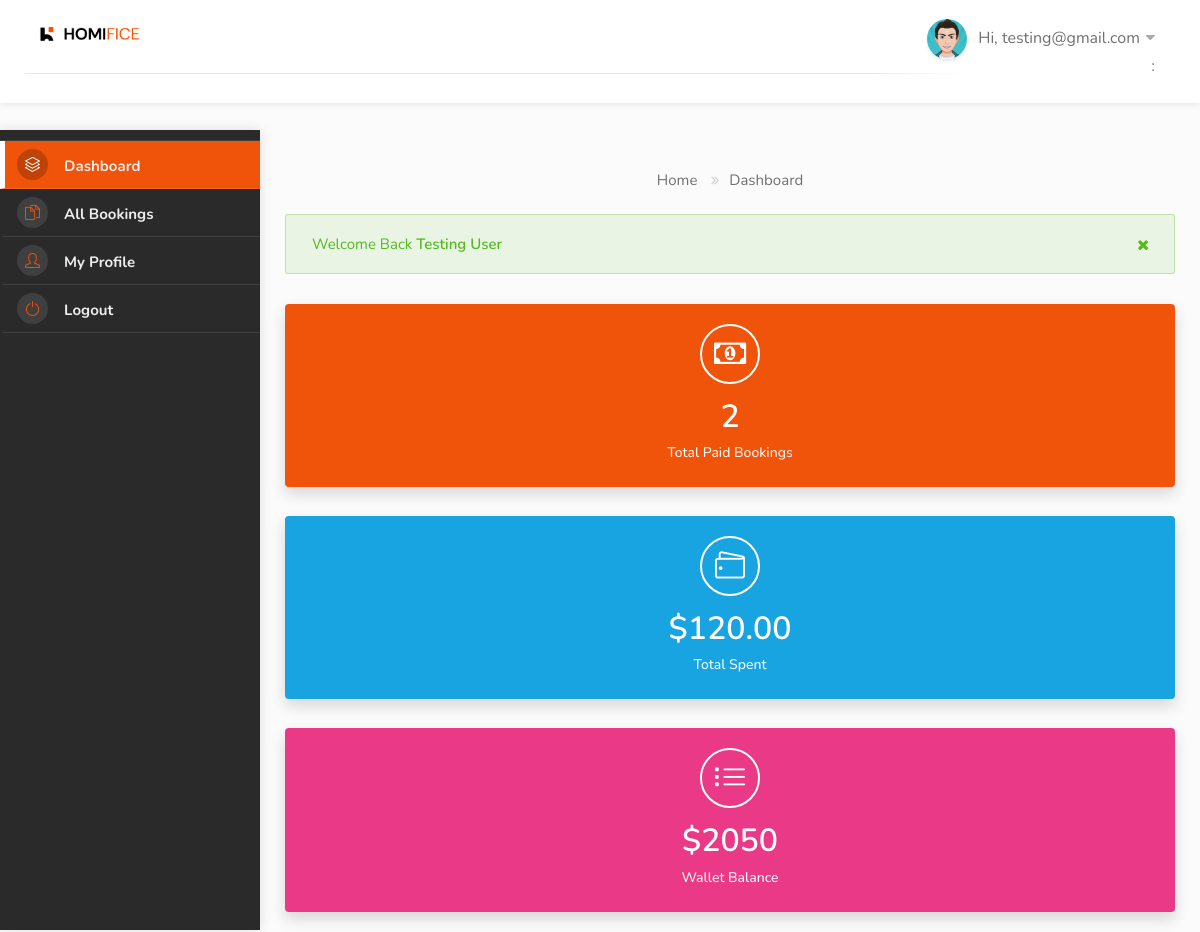
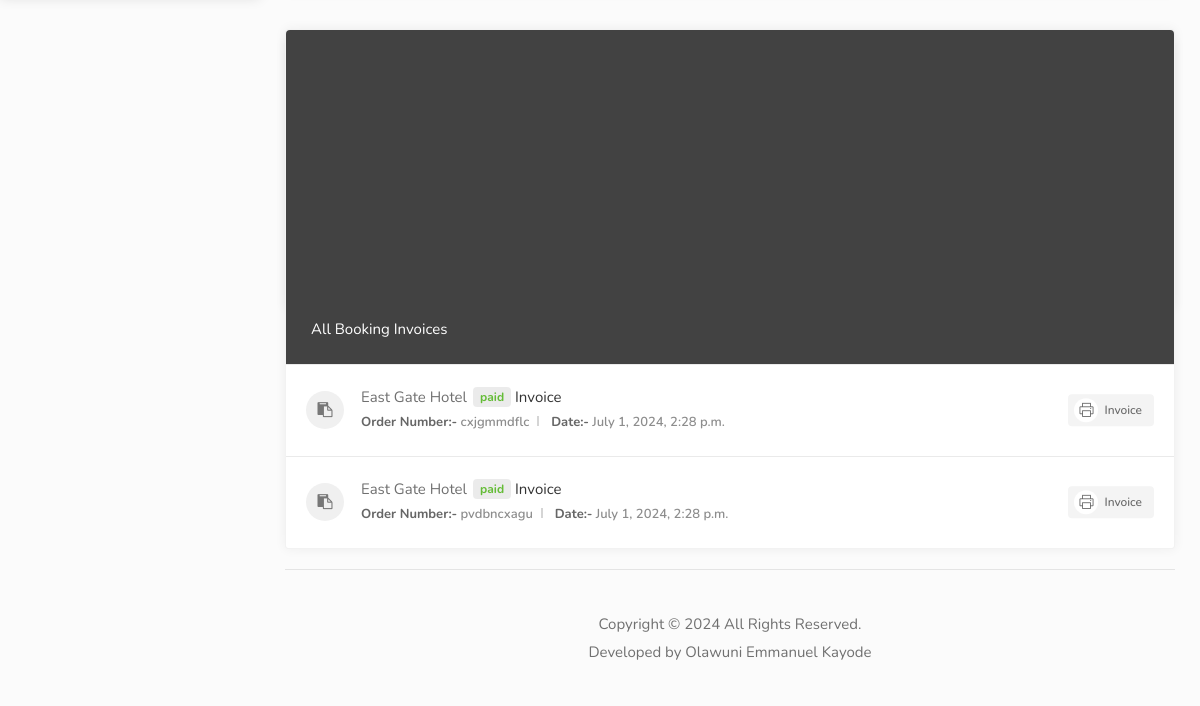
Page /dashboard/ (signed in) on the earlier database version (2 pictures, top to bottom).
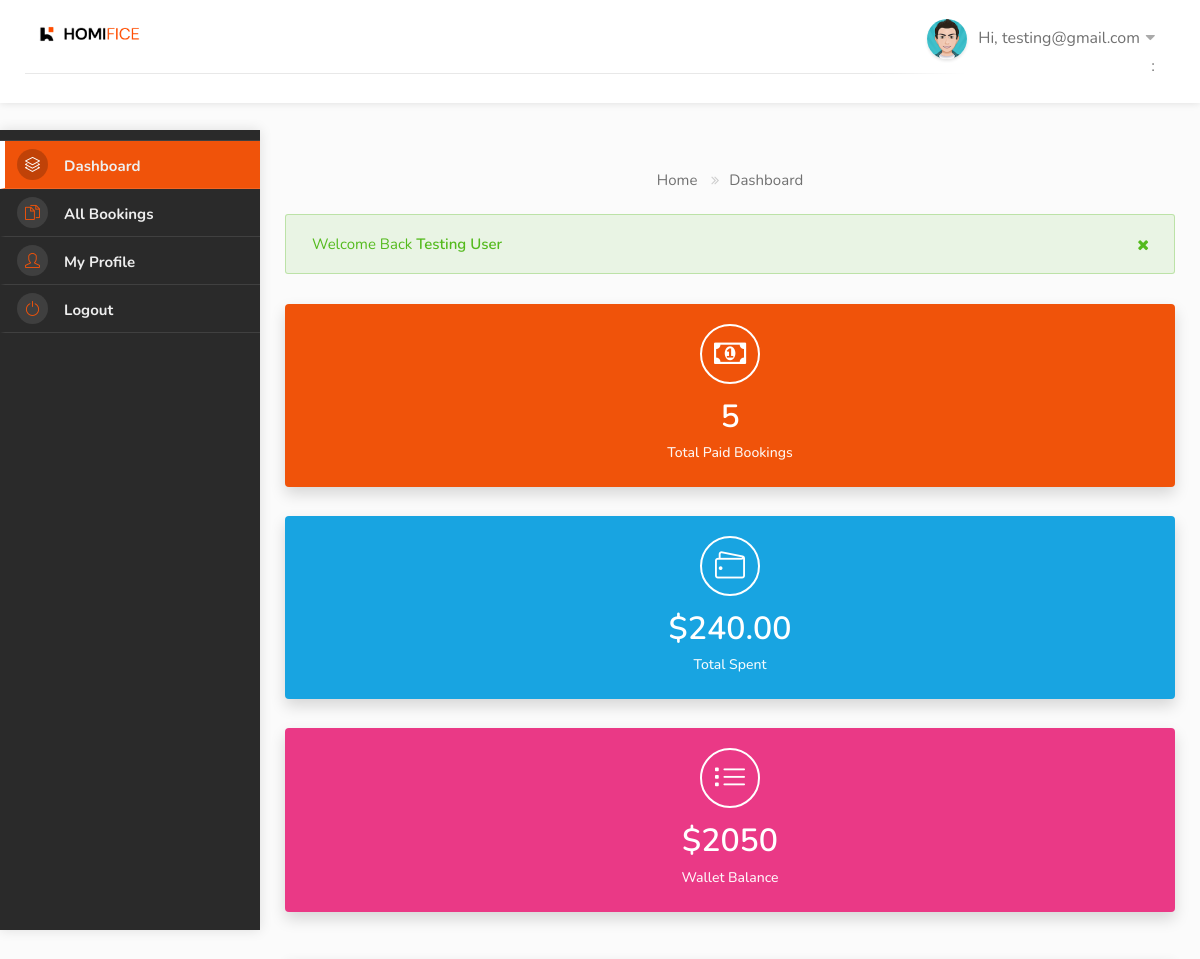
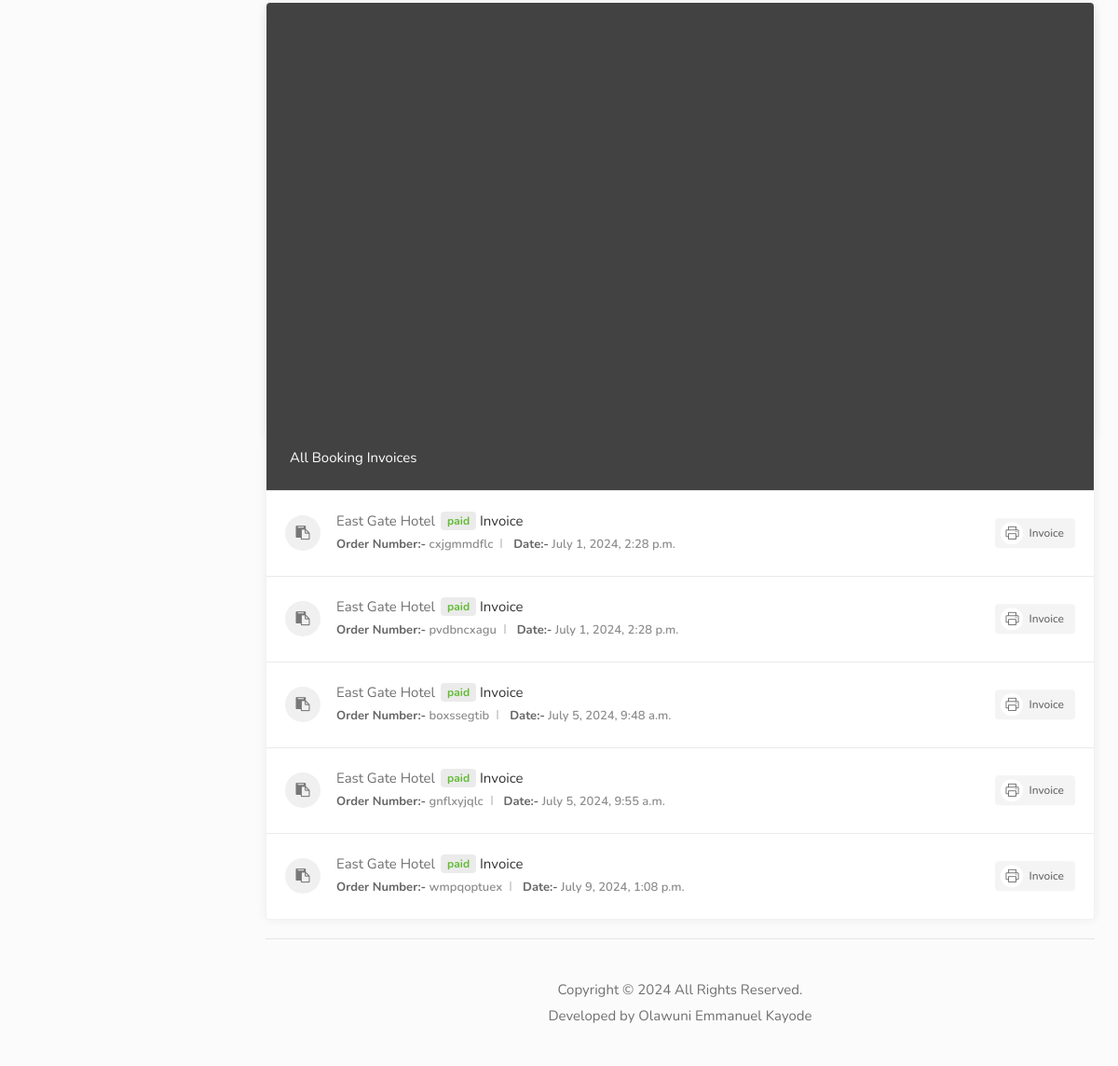
Same page on the later database version (2 pictures, top to bottom).
### userauths/models.py (models this page shows, shortened)
class User(AbstractUser):
    full_name = models.CharField(max_length=500, null=True, blank=True)
    username = models.CharField(max_length=500, unique=True)
    email = models.EmailField(unique=True)
    phone = models.CharField(max_length=20, null=True, blank=True)  # For country prefix
    gender = models.CharField(max_length=20, choices=GENDER, default="Other")
    otp = models.CharField(max_length=100, null=True, blank=True)
    USERNAME_FIELD = 'email'  # Use email as the unique identifier for login
    REQUIRED_FIELDS = ['username']  # Required fields for user creation

### hotel/models.py (models this page shows, shortened)
class Booking(models.Model):
    user = models.ForeignKey(User, on_delete=models.SET_NULL, null=True, blank=True)
    payment_status = models.CharField(max_length=100, choices=PAYMENT_STATUS)
    full_name = models.CharField(max_length=255)
    email = models.CharField(max_length=255)
    phone = models.CharField(max_length=255)
    hotel = models.ForeignKey(Hotel, on_delete=models.SET_NULL, null=True, blank=True)
    room_type = models.ForeignKey(RoomType, on_delete=models.SET_NULL, null=True, blank=True)
    room = models.ManyToManyField(Room)
    before_discount = models.DecimalField(max_digits=12, decimal_places=2, default=0.00)
    total = models.DecimalField(max_digits=12, decimal_places=2, default=0.00)
    saved = models.DecimalField(max_digits=12, decimal_places=2, default=0.00)
    check_in_date = models.DateField()
    check_out_date = models.DateField(null=True, blank=True)
    total_days = models.PositiveIntegerField(default=0)
    num_adults = models.PositiveIntegerField(default=1)
    num_children = models.PositiveIntegerField(default=0)
    checked_in = models.BooleanField(default=False)
    checked_out = models.BooleanField(default=False)
    is_active = models.BooleanField(default=False)
    checked_in_tracker = models.BooleanField(default=False)
    checked_out_tracker = models.BooleanField(default=False)
    coupons = models.ManyToManyField("hotel.Coupon", blank=True)
    date = models.DateTimeField(auto_now_add=True)
    stripe_payment_intent = models.CharField(max_length=1000, null=True, blank=True)
    successID = ShortUUIDField(unique=True, length=10, max_length=20, alphabet="abcdefghijklmnopqrstuvwxyz", null=True, blank=True)
    booking_id = ShortUUIDField(unique=True, length=10, max_length=20, alphabet="abcdefghijklmnopqrstuvwxyz")

class Hotel(models.Model):
    user = models.ForeignKey(User, on_delete=models.SET_NULL, null=True)  # The hotel lister
    name = models.CharField(max_length=255)
    description = CKEditor5Field(null=True, blank=True, config_name='extends')
    image = models.FileField(upload_to="hotel_gallery")
    address = models.CharField(max_length=500)
    mobile = models.CharField(max_length=20)
    email = models.EmailField()
    status = models.CharField(max_length=20, choices=HOTEL_STATUS, default="Live")
    tags = TaggableManager(blank=True)
    views = models.IntegerField(default=0)
    featured = models.BooleanField(default=False)
    hotelID = ShortUUIDField(unique=True, length=10, max_length=20, alphabet="abcdefghijklmnopqrstuvwxyz")
    slug = models.SlugField(unique=True)
    date = models.DateTimeField(auto_now_add=True)
    website = models.CharField(max_length=2048, null=True, blank=True)
    facebook = models.CharField(max_length=2048, null=True, blank=True)
    twitter = models.CharField(max_length=2048, null=True, blank=True)
    instagram = models.CharField(max_length=2048, null=True, blank=True)
    youtube = models.CharField(max_length=2048, null=True, blank=True)
    def __str__(self):
        return self.name
    def thumbnail(self):
        if self.image:
            return mark_safe("<img src='%s' width='50' height='50' style='object-fit: cover; border-radius 7px;' />" % (self.image.url))
        return "No Image"
    thumbnail.short_description = 'Thumbnail'
    def hotel_gallery(self):
        return HotelGallery.objects.filter(hotel=self)

### user_dashboard/views.py (the view)
# urls.py: path("dashboard/", include("user_dashboard.urls")),
@login_required
def dashboard(request):
    bookings = Booking.objects.filter(user=request.user, payment_status="paid")
    total_spent = Booking.objects.filter(user=request.user, payment_status='paid').aggregate(amount=models.Sum("total"))
    total_spent_formatted = "{:.2f}".format(total_spent['amount'])  # Format to 2 decimal places
    context ={
        "bookings": bookings,
        "total_spent": total_spent,
        "total_spent_to_display": total_spent_formatted,
    }
    return render(request, 'user_dashboard/dashboard.html', context)

### templates/user_dashboard/dashboard.html (shortened to what this page needs)
{% extends 'partials/dashboard_base.html' %}
{% load static %}
{% block content %}
<div class="row">
    <div class="col-lg-12 col-md-12">
        <div class="margin-top-0">
            <div class="row">
                <div class="col-lg-4">
                    <div class="utf_dashboard_block_part color-1">
                        <div class="utf_dashboard_ic_stat"><i class="fa fa-money"></i></div>
                        <div class="utf_dashboard_content_part utf_wallet_totals_item">
                            <h4>{{bookings.count}}</h4>
                            <span>Total Paid Bookings</span>
                        </div>
                    </div>
                </div>
                <div class="col-lg-4">
                    <div class="utf_dashboard_block_part color-2">
                        <div class="utf_dashboard_ic_stat"><i class="sl sl-icon-wallet"></i></div>
                        <div class="utf_dashboard_content_part utf_wallet_totals_item">
                            <h4>${{ total_spent_to_display }}</h4>
                            <span>Total Spent</span>
                        </div>
                    </div>
                </div>
                <div class="col-lg-4">
                    <div class="utf_dashboard_block_part color-3">
                        <div class="utf_dashboard_ic_stat"><i class="sl sl-icon-list"></i></div>
                        <div class="utf_dashboard_content_part">
                            <h4>$2050</h4>
                            <span>Wallet Balance</span>
                        </div>
                    </div>
                </div>
            </div>
            <div class="row">
                <div class="col-lg-12 col-md-12 mb-4">
                    <div class="utf_dashboard_list_box table-responsive recent_booking">
                      <h4>Recent Booking</h4>
                      <div class="dashboard-list-box table-responsive invoices with-icons">
                        <table class="table table-hover">
                          <thead>
                            <tr>
                              <th>#</th>
                              <th>Hotel Name</th>
                              <th>Total Rooms</th>
                              <th>Booking Date</th>
                              <th>Payment Status</th>
                              <th>View Booking</th>
                            </tr>
                          </thead>
                          <tbody>
                            {% for b in bookings%}
                            <tr>
                              <td>{{ forloop.counter }}</td>
                              <td>{{b.hotel }}</td>
                              <td>{{b.room.all.count}}</td>
                              <td>{{b.date}}</td>
                              <td><span class="badge badge-pill badge-primary text-uppercase">{{b.payment_status}}</span></td>
                              <td><a href="{% url 'user_dashboard:booking_detail' b.booking_id %}" class="button gray"> View</a></td>
                            </tr>
                            {% endfor %}
                          </tbody>
                        </table>
                      </div>
                    </div>
                  </div>
                 <div class="col-lg-12">
                    <div class="utf_dashboard_list_box invoices with-icons margin-top-20">
                        <h4>All Booking Invoices</h4>
                        <ul>
                            {% for b in bookings%}
                            <li><i class="utf_list_box_icon fa fa-paste"></i> {{ b.hotel.name }}<strong> <span
                                        class="paid">{{b.payment_status}}</span></strong> <a href="dashboard_invoice.html">Invoice</a><span class="date">
                                <ul>
                                    <li><span>Order Number:-</span> {{b.booking_id}}</li>
                                    <li><span>Date:-</span> {{b.date}}</li>
                                </ul>
                                <div class="buttons-to-right"> <a href="dashboard_invoice.html" class="button gray"><i
                                            class="sl sl-icon-printer"></i> Invoice</a> </div>
                            </li>
                            {% endfor %}
                        </ul>
                    </div>
                </div>
            </div>
        </div>
    </div>
    <div class="col-md-12">
        <div class="footer_copyright_part">Copyright © 2024 All Rights Reserved. <br>Developed by Olawuni Emmanuel Kayode</div>
    </div>
</div>
</div>
</div>
</div>
{% endblock content%}

### templates/partials/dashboard_base.html (shortened to what this page needs)
{% load static %}
<!DOCTYPE html>
<html lang="zxx">
<head>
  <link rel="stylesheet" href="{% static 'css/stylesheet.css' %}">
  <link rel="stylesheet" href="{% static 'css/mmenu.css' %}">
  <link rel="stylesheet" href="{% static 'css/perfect-scrollbar.css' %}">
  <link rel="stylesheet" href="{% static 'css/style.css' %}" id="colors">
</head>
<body>
  <div id="main_wrapper">
    <header id="header_part" class="fixed fullwidth_block dashboard">
      <div id="header" class="not-sticky">
        <div class="container">
          <div class="utf_left_side">
            <div id="logo"> <a href="index_1.html"><img src="{% static 'images/logo.png' %}" alt=""></a>  </div>
            <nav id="navigation" class="style_one">
            </nav>
            <div class="clearfix"></div>
          </div>
          <div class="utf_right_side">
            <div class="header_widget">
              <div class="utf_user_menu">
                <div class="utf_user_name"><span><img src="{% static 'images/dashboard-avatar.jpg' %}" alt=""></span>Hi,
                  {{ request.user.email }}</div>:
              </div>
            </div>
          </div>
        </div>
      </div>
    </header>
    <div id="dashboard">
      {% include 'partials/dashboard_sidebar.html' %}
      <div class="utf_dashboard_content">
          <div class="row margin-bottom-20">
            <div class="col-md-12">
              <nav id="breadcrumbs">
                <ul>
                  <li><a href="index_1.html">Home</a></li>
                  <li>Dashboard</li>
                </ul>
              </nav>
            </div>
          </div>
        <div class="row">
          <div class="col-md-12">
            <div class="notification success closeable margin-bottom-30">
              <p>Welcome Back <strong>{{ request.user.full_name }}</strong></p>
              <a class="close" href="#"></a>
            </div>
          </div>
        </div>
        {% block content %}
        {% endblock content %}
</body>
</html>

### templates/partials/dashboard_sidebar.html (shortened to what this page needs)
    <div class="utf_dashboard_navigation js-scrollbar">
      <div class="utf_dashboard_navigation_inner_block">
        <ul>
          <li class="active"><a href="{% url 'user_dashboard:dashboard' %}"><i class="sl sl-icon-layers"></i> Dashboard</a></li>
		  <li><a href="{% url 'user_dashboard:bookings' %}"><i class="sl sl-icon-docs"></i> All Bookings</a></li>
		  <li><a href="{% url 'user_dashboard:profile' %}"><i class="sl sl-icon-user"></i> My Profile</a></li>
          <li><a href="{% url 'userauths:sign-out' %}"><i class="sl sl-icon-power"></i> Logout</a></li>
        </ul>
      </div>
    </div>

### static/css/mmenu.css (style rules this page uses)
:root { --mm-line-height:20px; --mm-listitem-size:44px; --mm-navbar-size:44px; --mm-offset-top:0; --mm-offset-right:0; --mm-offset-bottom:0; --mm-offset-left:0; --mm-color-border:rgba(0, 0, 0, 0.1); --mm-color-button:rgba(0, 0, 0, 0.3); --mm-color-text:rgba(0, 0, 0, 0.75); --mm-color-text-dimmed:rgba(0, 0, 0, 0.3); --mm-color-background:#f3f3f3; --mm-color-background-highlight:rgba(0, 0, 0, 0.05); --mm-color-background-emphasis:rgba(255, 255, 255, 0.4); --mm-shadow:0 0 10px rgba(0, 0, 0, 0.3) }

### static/css/perfect-scrollbar.css (style rules this page uses)
.ps { overflow: hidden !important; overflow-anchor: none; -ms-overflow-style: none; touch-action: auto; -ms-touch-action: auto; }

### static/css/style.css (style rules this page uses)
body { color: #707070; font-size: 15px; line-height: 28px; background-color: #fff; }
body p { font-size: 16px; line-height: 28px; }
body, h1, h2, h3, h4, h5, h6, input[type="text"], input[type="password"], input[type="email"], textarea, select, input[type="button"], input[type="submit"], button, #tiptip_content, .map-box p, .map-box div, .numerical-rating .utf_counter_star_rating, body .nav_responsive i.menu-trigger:after { font-family:'Nunito', sans-serif; text-transform: none; }
h1, h2, h3, h4, h5, h6 { color: #323232; }
* { margin: 0px; padding: 0px; box-sizing: border-box; }
ul, li { margin: 0px; list-style-type: none; }

Differences in the rows shown:
added Booking: hotel.name "East Gate Hotel", payment_status "paid", booking_id "boxssegtib", date "July 5, 2024, 9:48 a.m."
added Booking: hotel.name "East Gate Hotel", payment_status "paid", booking_id "gnflxyjqlc", date "July 5, 2024, 9:55 a.m."
added Booking: hotel.name "East Gate Hotel", payment_status "paid", booking_id "wmpqoptuex", date "July 9, 2024, 1:08 p.m."
Other differences:
{{ bookings.count }}: "2" → "5"
{{ total_spent_to_display }}: "120.00" → "240.00"
